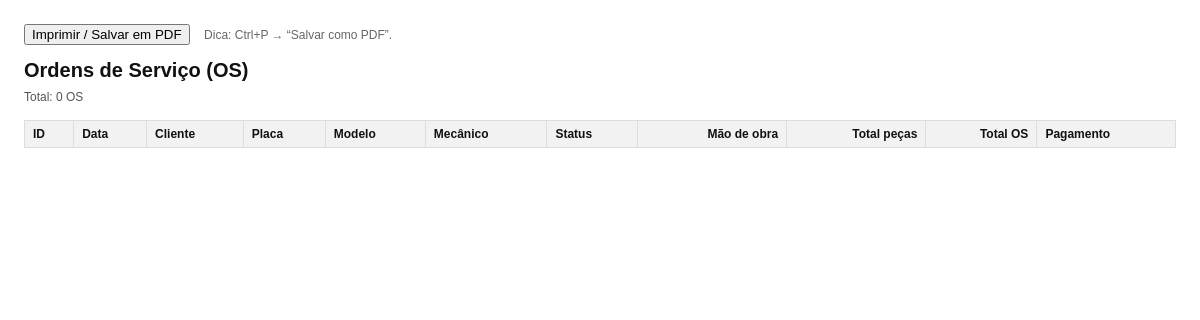
The app's page /print/os?mechanic_id=3, older data.
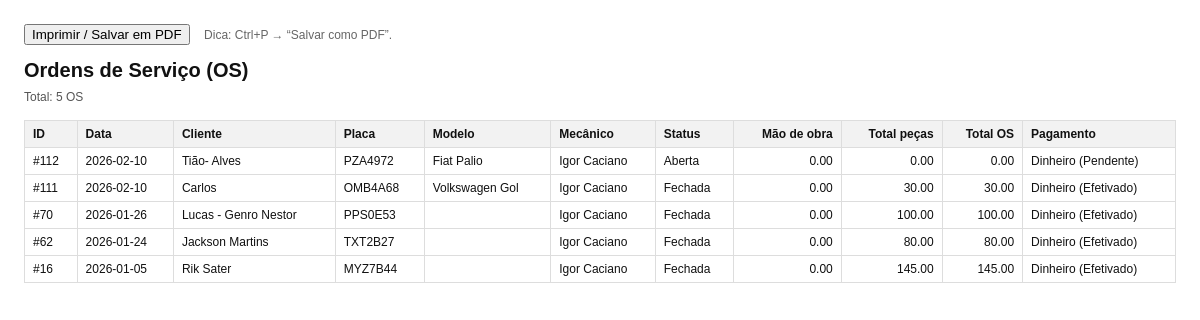
The same page, newer data.
### tables this page shows
CREATE TABLE orders(
    id INTEGER PRIMARY KEY AUTOINCREMENT,
    client_id INTEGER NOT NULL,
    vehicle_id INTEGER,
    created_at TEXT NOT NULL,
    status TEXT NOT NULL DEFAULT 'Aberta',
    notes TEXT,
    labor REAL NOT NULL DEFAULT 0,
    mechanic_id INTEGER,
    pay_method TEXT,
    pay_status TEXT,
    fin_tx_id INTEGER,
    FOREIGN KEY(client_id) REFERENCES clients(id),
    FOREIGN KEY(vehicle_id) REFERENCES vehicles(id),
    FOREIGN KEY(mechanic_id) REFERENCES mechanics(id)
);

### app.py (the view, shortened to what this page needs)
@login_required
@app.route("/print/os")
def print_os():
    db = get_db()
    status = request.args.get("status", "").strip()
    mech_id = request.args.get("mechanic_id", "").strip()
    d_start = request.args.get("start", "").strip()
    d_end = request.args.get("end", "").strip()
    q = request.args.get("q", "").strip()
    where = []
    params = []
    if status:
        where.append("o.status = ?")
        params.append(status)
    if mech_id:
        try:
            mech_int = int(mech_id)
            where.append("o.mechanic_id = ?")
            params.append(mech_int)
        except ValueError:
            mech_id = ""
    if q:
        where.append("(c.name LIKE ? OR v.plate LIKE ? OR CAST(o.id AS TEXT) LIKE ?)")
        like = f"%{q}%"
        params.extend([like, like, like])
    sql = """
        SELECT o.id, o.created_at, o.status, o.labor, o.pay_method, o.pay_status,
               c.name AS client_name,
               v.plate, v.model,
               m.name AS mech,
               COALESCE(SUM(oi.total),0) AS total_itens,
               COALESCE(SUM(oi.total),0) + COALESCE(o.labor,0) AS total_geral
        FROM orders o
        JOIN clients c ON c.id=o.client_id
        LEFT JOIN vehicles v ON v.id=o.vehicle_id
        LEFT JOIN mechanics m ON m.id=o.mechanic_id
        LEFT JOIN order_items oi ON oi.order_id=o.id
    """
    if where:
        sql += " WHERE " + " AND ".join(where)
    sql += " GROUP BY o.id ORDER BY o.id DESC"
    rows = db.execute(sql, params).fetchall()
    return render_template("print_os.html", rows=rows, title="Impressão de OS")

### app.py (called while the page is built)
def get_db():
    db = getattr(g, "_db", None)
    if db is None:
        try:
            d = os.path.dirname(DB_PATH)
            if d:
                os.makedirs(d, exist_ok=True)
        except Exception:
            pass
        db = g._db = sqlite3.connect(DB_PATH)
        db.row_factory = sqlite3.Row
    return db

@app.context_processor
def inject_flags():
    try:
        from flask import current_app
        has_acesso = ("acesso" in current_app.view_functions)
    except Exception:
        has_acesso = False
    username = session.get("username")
    return dict(has_acesso=has_acesso, username=username)

### templates/print_os.html (shortened to what this page needs)
<!doctype html>
<html lang="pt-br">
<head>
</head>
<body>
  <div class="no-print" style="margin-bottom: 14px;">
    <button onclick="window.print()">Imprimir / Salvar em PDF</button>
    <span style="margin-left: 10px; color:#666; font-size:12px;">Dica: Ctrl+P → “Salvar como PDF”.</span>
  </div>
  <h1>Ordens de Serviço (OS)</h1>
  <p class="meta">Total: {{ rows|length }} OS</p>
  <table>
    <thead>
      <tr>
        <th>ID</th>
        <th>Data</th>
        <th>Cliente</th>
        <th>Placa</th>
        <th>Modelo</th>
        <th>Mecânico</th>
        <th>Status</th>
        <th class="num">Mão de obra</th>
        <th class="num">Total peças</th>
        <th class="num">Total OS</th>
        <th>Pagamento</th>
      </tr>
    </thead>
    <tbody>
      {% for r in rows %}
      <tr>
        <td>#{{ r.id }}</td>
        <td>{{ r.created_at[:10] if r.created_at else "" }}</td>
        <td>{{ r.client_name }}</td>
        <td>{{ r.plate or "" }}</td>
        <td>{{ r.model or "" }}</td>
        <td>{{ r.mech or "" }}</td>
        <td>{{ r.status or "" }}</td>
        <td class="num">{{ "%.2f"|format(r.labor or 0) }}</td>
        <td class="num">{{ "%.2f"|format(r.total_itens or 0) }}</td>
        <td class="num">{{ "%.2f"|format(r.total_geral or 0) }}</td>
        <td>{{ (r.pay_method or "") }} {{ ("(" ~ r.pay_status ~ ")") if r.pay_status else "" }}</td>
      </tr>
      {% endfor %}
    </tbody>
  </table>
</body>
</html>

Row changes from the older to the newer data that the page shows:
added orders: id "112", created_at "2026-02-10", client_name "Tião- Alves", plate "PZA4972", model "Fiat Palio", mech "Igor Caciano", status "Aberta", labor "0.00", pay_method "Dinheiro", pay_status "(Pendente)"
added orders: id "111", created_at "2026-02-10", client_name "Carlos", plate "OMB4A68", model "Volkswagen Gol", mech "Igor Caciano", status "Fechada", labor "0.00", total_itens "30.00", total_geral "30.00", pay_method "Dinheiro", pay_status "(Efetivado)"
now on this page (row edited): orders: id "70", created_at "2026-01-26", client_name "Lucas - Genro Nestor", plate "PPS0E53", mech "Igor Caciano", status "Fechada", labor "0.00", total_itens "100.00", total_geral "100.00", pay_method "Dinheiro", pay_status "(Efetivado)"
now on this page (row edited): orders: id "62", created_at "2026-01-24", client_name "Jackson Martins", plate "TXT2B27", mech "Igor Caciano", status "Fechada", labor "0.00", total_itens "80.00", total_geral "80.00", pay_method "Dinheiro", pay_status "(Efetivado)"
now on this page (row edited): orders: id "16", created_at "2026-01-05", client_name "Rik Sater", plate "MYZ7B44", mech "Igor Caciano", status "Fechada", labor "0.00", total_itens "145.00", total_geral "145.00", pay_method "Dinheiro", pay_status "(Efetivado)"
Text that changed along with them:
{{ rows|length }}: "0" → "5"
